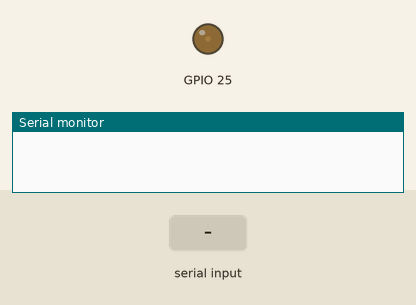
This sketch was run on a simulated ESP32. On the bench: output pins drawn as LEDs (lit = HIGH), the last lines printed to the serial monitor. The test bench sets the inputs (shaded band).

Above: at 0.15 s.
At 1.25 s:
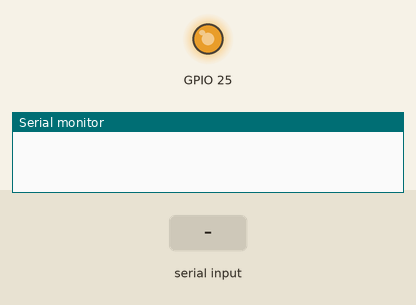
1.3 s: "id" received over Serial
At 3.38 s:
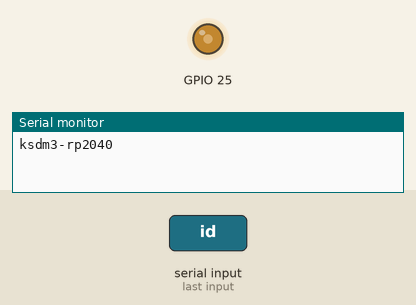
Timing chart, 0 to 10.3 s (numbered marks = the images above; inputs shaded):
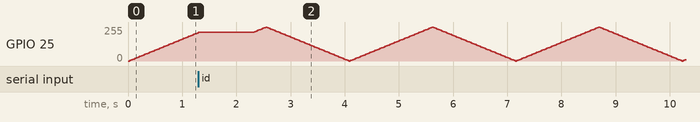

The sketch:

RP2040-Poke-Response.ino
```cpp
int brightness = 0;    // how bright the LED is
int fadeAmount = 5;
void setup() {
  // put your setup code here, to run once:
  Serial.begin(115200);
  pinMode(25, OUTPUT);
}
void poke(){
  if (Serial.available())
  {
    String s = Serial.readString();
    s.remove(2);
    if (s == "id")
    {
      Serial.println("ksdm3-rp2040");
    }
  }
}
void loop() {
  // put your main code here, to run repeatedly:
  poke();
  analogWrite(25, brightness);
  brightness = brightness + fadeAmount;
  if (brightness <= 0 || brightness >= 255) {
    fadeAmount = -fadeAmount;
  }
  delay(30);
}
```
